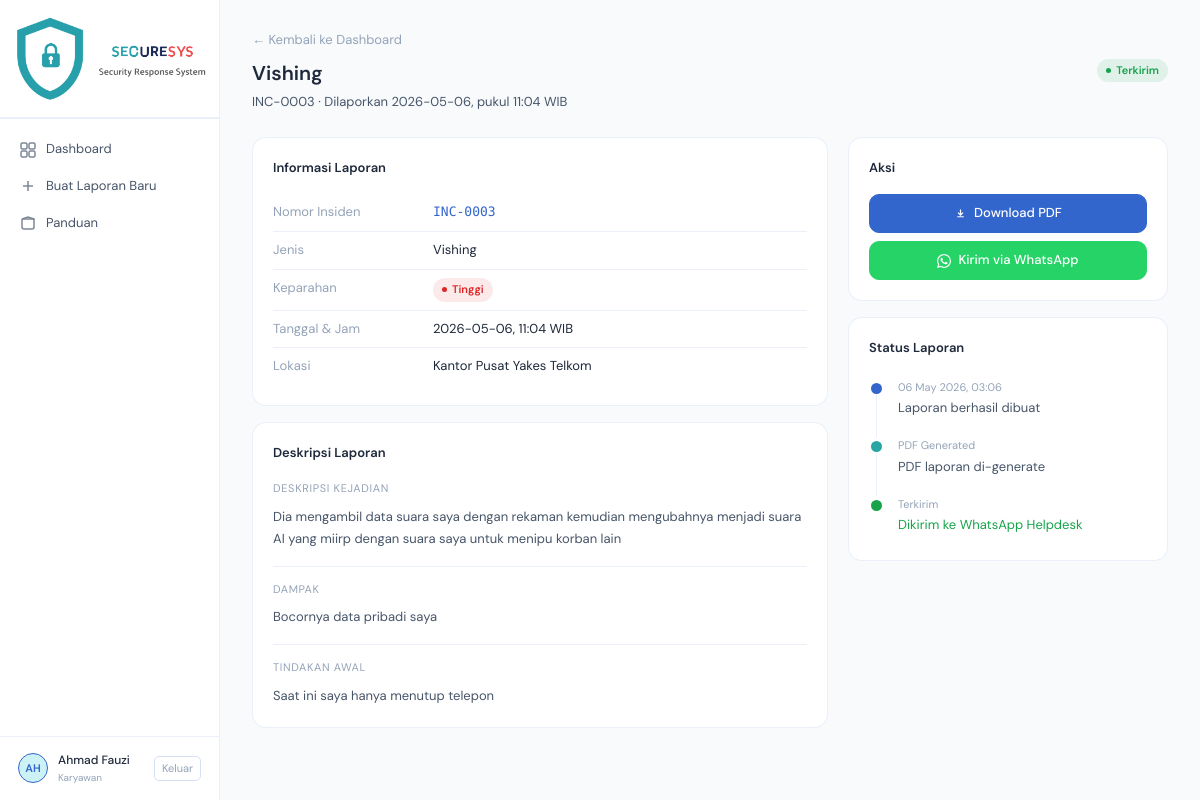
Screenshot of /laporan/3 (signed in) with the database file from the repository.
### app.py (models this page shows, shortened)
class User(db.Model):
    id = db.Column(db.Integer, primary_key=True)
    username = db.Column(db.String(80), unique=True, nullable=False)
    password_hash = db.Column(db.String(200), nullable=False)
    nama = db.Column(db.String(100), nullable=False)
    created_at = db.Column(db.DateTime, default=datetime.utcnow)
    laporan = db.relationship('LaporanInsiden', backref='user', lazy=True)

class LaporanInsiden(db.Model):
    id = db.Column(db.Integer, primary_key=True)
    nomor_insiden = db.Column(db.String(20), unique=True, nullable=False)
    jenis_insiden = db.Column(db.String(50), nullable=False)
    tanggal = db.Column(db.String(20), nullable=False)
    jam = db.Column(db.String(10), nullable=False)
    lokasi = db.Column(db.String(100), nullable=False)
    tim_csirt = db.Column(db.String(100))
    sistem_terdampak = db.Column(db.String(200))
    tingkat_keparahan = db.Column(db.String(20), nullable=False)
    deskripsi_kejadian = db.Column(db.Text, nullable=False)
    ringkasan_insiden = db.Column(db.Text)
    kronologi = db.Column(db.Text)
    dampak = db.Column(db.Text)
    tindakan_awal = db.Column(db.Text)
    akar_masalah = db.Column(db.Text)
    ioc_hash = db.Column(db.String(200))
    ioc_ip_domain = db.Column(db.String(200))
    ioc_port_media = db.Column(db.String(200))
    analisis_teknis = db.Column(db.Text)
    aksi_soc = db.Column(db.Text)
    aksi_ir = db.Column(db.Text)
    pemulihan = db.Column(db.Text)
    rekomendasi = db.Column(db.Text)
    status = db.Column(db.String(20), default='Draft')
    pdf_filename = db.Column(db.String(200))
    pelapor_id = db.Column(db.Integer, db.ForeignKey('user.id'), nullable=False)
    created_at = db.Column(db.DateTime, default=datetime.utcnow)
    updated_at = db.Column(db.DateTime, default=datetime.utcnow, onupdate=datetime.utcnow)

### app.py (the view)
@app.route('/laporan/<int:id>')
@login_required
def user_detail(id):
    laporan = LaporanInsiden.query.get_or_404(id)
    if laporan.pelapor_id != session['user_id']:
        flash('Anda tidak memiliki akses.', 'error')
        return redirect(url_for('user_dashboard'))
    wa_link = generate_wa_link(laporan)
    return render_template('user_detail.html', laporan=laporan, wa_link=wa_link)

### app.py (called while the page is built)
def login_required(f):
    @wraps(f)
    def decorated(*args, **kwargs):
        if 'user_id' not in session:
            flash('Silakan login terlebih dahulu.', 'warning')
            return redirect(url_for('login'))
        return f(*args, **kwargs)
    return decorated

def generate_wa_link(laporan):
    user = db.session.get(User, laporan.pelapor_id)
    nama = user.nama if user else '-'
    message = (
        f"📋 *LAPORAN INSIDEN KEAMANAN SIBER*\n"
        f"━━━━━━━━━━━━━━━━━━━━\n"
        f"📌 No: {laporan.nomor_insiden}\n"
        f"⚠️ Jenis: {laporan.jenis_insiden}\n"
        f"🔴 Keparahan: {laporan.tingkat_keparahan}\n"
        f"👤 Pelapor: {nama}\n"
        f"📅 Tanggal: {laporan.tanggal}, {laporan.jam} WIB\n"
        f"📍 Lokasi: {laporan.lokasi}\n"
        f"━━━━━━━━━━━━━━━━━━━━\n"
        f"📝 Deskripsi:\n{laporan.deskripsi_kejadian}\n"
        f"━━━━━━━━━━━━━━━━━━━━\n"
        f"_Mohon segera ditindaklanjuti. File PDF laporan akan dikirim menyusul._"
    )
    return f"https://wa.me/{WA_HELPDESK_NUMBER}?text={quote(message)}"

### templates/user_detail.html (shortened to what this page needs)
{% extends 'base.html' %}
{% block content %}
<div class="page-header fade-up">
  <div class="flex-between">
    <div>
      <a href="{{ url_for('user_dashboard') }}" style="color:var(--text3);text-decoration:none;font-size:13px">← Kembali ke Dashboard</a>
      <div class="page-title" style="margin-top:6px">{{ laporan.jenis_insiden }}</div>
      <div class="page-subtitle">{{ laporan.nomor_insiden }} · Dilaporkan {{ laporan.tanggal }}, pukul {{ laporan.jam }} WIB</div>
    </div>
    <div class="flex-gap">
      {% if laporan.status == 'Draft' %}<span class="badge gray"><span class="badge-dot"></span>Draft</span>
      {% elif laporan.status == 'PDF Generated' %}<span class="badge blue"><span class="badge-dot"></span>PDF Ready</span>
      {% elif laporan.status == 'Terkirim' %}<span class="badge green"><span class="badge-dot"></span>Terkirim</span>
      {% else %}<span class="badge gray"><span class="badge-dot"></span>{{ laporan.status }}</span>{% endif %}
    </div>
  </div>
</div>
<div style="display:grid;grid-template-columns:1fr 320px;gap:20px">
  <div>
    <div class="card fade-up fade-up-1" style="margin-bottom:16px">
      <div class="card-title">Informasi Laporan</div>
      <div class="detail-row"><span class="detail-key">Nomor Insiden</span><span class="detail-val" style="font-family:var(--mono);color:var(--accent)">{{ laporan.nomor_insiden }}</span></div>
      <div class="detail-row"><span class="detail-key">Jenis</span><span class="detail-val">{{ laporan.jenis_insiden }}</span></div>
      <div class="detail-row">
        <span class="detail-key">Keparahan</span>
        <span class="detail-val">
          {% if laporan.tingkat_keparahan == 'Tinggi' %}<span class="badge red"><span class="badge-dot"></span>Tinggi</span>
          {% elif laporan.tingkat_keparahan == 'Sedang' %}<span class="badge amber"><span class="badge-dot"></span>Sedang</span>
          {% else %}<span class="badge green"><span class="badge-dot"></span>Rendah</span>{% endif %}
        </span>
      </div>
      <div class="detail-row"><span class="detail-key">Tanggal & Jam</span><span class="detail-val">{{ laporan.tanggal }}, {{ laporan.jam }} WIB</span></div>
      <div class="detail-row"><span class="detail-key">Lokasi</span><span class="detail-val">{{ laporan.lokasi }}</span></div>
    </div>
    <div class="card fade-up fade-up-2" style="margin-bottom:16px">
      <div class="card-title">Deskripsi Laporan</div>
      <div style="margin-bottom:16px">
        <div style="font-size:11px;color:var(--text3);text-transform:uppercase;letter-spacing:0.06em;margin-bottom:8px">Deskripsi Kejadian</div>
        <p style="font-size:13px;color:var(--text2);line-height:1.7">{{ laporan.deskripsi_kejadian }}</p>
      </div>
      {% if laporan.dampak %}
      <div style="margin-bottom:16px;padding-top:14px;border-top:1px solid var(--border)">
        <div style="font-size:11px;color:var(--text3);text-transform:uppercase;letter-spacing:0.06em;margin-bottom:8px">Dampak</div>
        <p style="font-size:13px;color:var(--text2);line-height:1.7">{{ laporan.dampak }}</p>
      </div>
      {% endif %}
      {% if laporan.tindakan_awal %}
      <div style="padding-top:14px;border-top:1px solid var(--border)">
        <div style="font-size:11px;color:var(--text3);text-transform:uppercase;letter-spacing:0.06em;margin-bottom:8px">Tindakan Awal</div>
        <p style="font-size:13px;color:var(--text2);line-height:1.7">{{ laporan.tindakan_awal }}</p>
      </div>
      {% endif %}
    </div>
  </div>
  <div>
    <div class="card fade-up fade-up-1" style="margin-bottom:16px">
      <div class="card-title">Aksi</div>
      <div style="display:flex;flex-direction:column;gap:8px">
        {% if laporan.pdf_filename %}
        <a href="{{ url_for('download_pdf', id=laporan.id) }}" class="btn btn-primary" style="justify-content:center;width:100%">
          <svg width="13" height="13" viewBox="0 0 16 16" fill="none" stroke="currentColor" stroke-width="1.5"><path d="M4 12h8M8 3v7M5 7l3 3 3-3"/></svg>
          Download PDF
        </a>
        {% endif %}
        <a href="{{ wa_link }}" target="_blank" class="btn btn-wa" style="justify-content:center;width:100%">
          Kirim via WhatsApp
        </a>
      </div>
    </div>
    <div class="card fade-up fade-up-2">
      <div class="card-title">Status Laporan</div>
      <div class="timeline">
        <div class="tl-item">
          <div class="tl-dot" style="background:var(--accent)"></div>
          <div class="tl-content">
            <div class="tl-date">{{ laporan.created_at.strftime('%d %b %Y, %H:%M') if laporan.created_at else laporan.tanggal }}</div>
            <div class="tl-text">Laporan berhasil dibuat</div>
          </div>
        </div>
        <div class="tl-item">
          <div class="tl-dot" style="background:{% if laporan.pdf_filename %}var(--teal){% else %}var(--bg3){% endif %};border-color:{% if not laporan.pdf_filename %}var(--border){% else %}var(--bg2){% endif %}"></div>
          <div class="tl-content">
            <div class="tl-date">{% if laporan.pdf_filename %}PDF Generated{% else %}Menunggu...{% endif %}</div>
            <div class="tl-text" style="color:{% if laporan.pdf_filename %}var(--text2){% else %}var(--text3){% endif %}">PDF laporan di-generate</div>
          </div>
        </div>
        <div class="tl-item">
          <div class="tl-dot" style="background:{% if laporan.status == 'Terkirim' %}var(--green){% else %}var(--bg3){% endif %};border-color:{% if laporan.status != 'Terkirim' %}var(--border){% else %}var(--bg2){% endif %}"></div>
          <div class="tl-content">
            <div class="tl-date">{% if laporan.status == 'Terkirim' %}Terkirim{% else %}Menunggu...{% endif %}</div>
            <div class="tl-text" style="color:{% if laporan.status == 'Terkirim' %}var(--green){% else %}var(--text3){% endif %}">Dikirim ke WhatsApp Helpdesk</div>
          </div>
        </div>
      </div>
    </div>
  </div>
</div>
{% endblock %}

### templates/base.html (shortened to what this page needs)
<!DOCTYPE html>
<html lang="id">
<head>
</head>
<body>
<div class="app-layout">
  <aside class="sidebar">
    <div class="sidebar-logo">
      <img src="{{ url_for('static', filename='img/Logo.png') }}" alt="Logo" style="width: 100%; height: auto; max-width: 200px;">
    </div>
    <nav class="sidebar-nav">
      <a href="{{ url_for('user_dashboard') }}" class="nav-item {% if request.endpoint == 'user_dashboard' %}active{% endif %}">
        <svg class="nav-icon" viewBox="0 0 16 16" fill="none" stroke="currentColor" stroke-width="1.5"><rect x="1" y="1" width="6" height="6" rx="1.5"/><rect x="9" y="1" width="6" height="6" rx="1.5"/><rect x="1" y="9" width="6" height="6" rx="1.5"/><rect x="9" y="9" width="6" height="6" rx="1.5"/></svg>
        Dashboard
      </a>
      <a href="{{ url_for('laporkan_step1') }}" class="nav-item {% if request.endpoint in ['laporkan_step1','laporkan_step2','laporkan_step3'] %}active{% endif %}">
        <svg class="nav-icon" viewBox="0 0 16 16" fill="none" stroke="currentColor" stroke-width="1.5"><path d="M8 3v10M3 8h10"/></svg>
        Buat Laporan Baru
      </a>
      <a href="{{ url_for('view_guides') }}" class="nav-item {% if request.endpoint == 'view_guides' %}active{% endif %}">
        <svg class="nav-icon" viewBox="0 0 16 16" fill="none" stroke="currentColor" stroke-width="1.5"><path d="M2 4h12v8a2 2 0 01-2 2H4a2 2 0 01-2-2V4"/><path d="M2 4l6-2 6 2"/></svg>
        Panduan
      </a>
    </nav>
    <div class="sidebar-footer">
      <div class="user-info">
        <div class="avatar">{{ session.nama[:2]|upper if session.nama else 'U' }}</div>
        <div>
          <div class="user-name">{{ session.nama }}</div>
          <div class="user-role">Karyawan</div>
        </div>
        <a href="{{ url_for('logout') }}" class="logout-btn">Keluar</a>
      </div>
    </div>
  </aside>
  <main class="main-content">
    {% block content %}{% endblock %}
  </main>
</div>
</body>
</html>

### rows the page displays
User: nama "Ahmad Fauzi"
LaporanInsiden: jenis_insiden "Vishing", nomor_insiden "INC-0003", tanggal "2026-05-06", jam "11:04", lokasi "Kantor Pusat Yakes Telkom", deskripsi_kejadian "Dia mengambil data suara saya dengan rekaman kemudian mengubahnya menjadi suara AI yang miirp dengan suara saya untuk menipu korban lain", dampak "Bocornya data pribadi saya", tindakan_awal "Saat ini saya hanya menutup telepon", created_at "06 May 2026, 03:06"

### other values shown
{{ session.nama[:2]|upper if session.nama else 'U' }} "AH"
